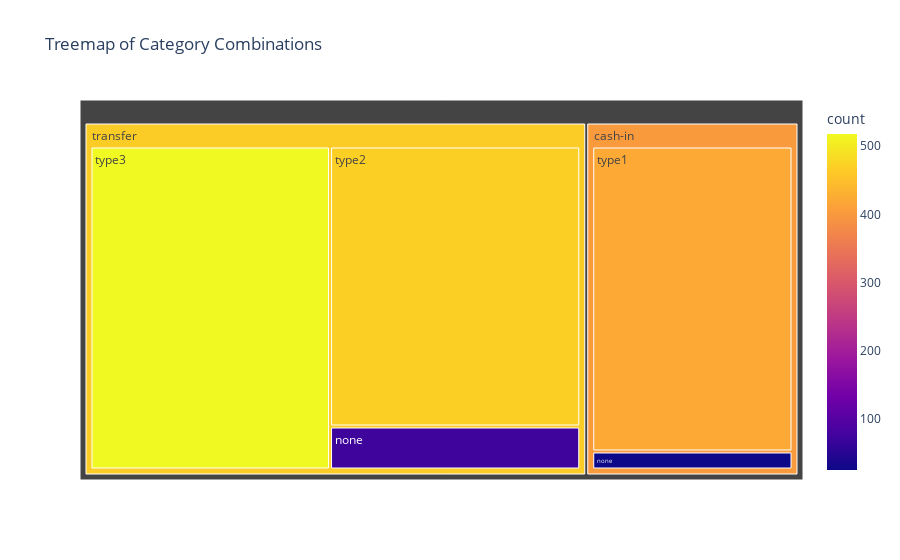

The cell this chart's notebook holds for it:
### Code cell
# Aggregate the data to get the size of each combination of categories
grouped = merged.groupby(['typeofaction', 'typeoffraud']).size().reset_index(name='count')

# Create a treemap
fig = px.treemap(
    grouped,
    path=['typeofaction', 'typeoffraud'],  # Define the hierarchical path
    values='count',  # Define the size of each rectangle
    color='count',  # Color by the count
    color_continuous_scale='Plasma',  # Color scale
    title='Treemap of Category Combinations')
fig.show()

### Figure 1 — Plotly figure (JSON) as saved in the notebook; plotly's stock layout.template omitted (floating-point values rounded to 4 significant figures)
{"data": [{"branchvalues": "total", "customdata": [[25], [72], [423], [469], [518], [400.8], [466.0]], "domain": {"x": [0, 1], "y": [0, 1]}, "hovertemplate": "labels=%{label}<br>count_sum=%{value}<br>parent=%{parent}<br>id=%{id}<br>count=%{color}<extra></extra>", "ids": ["cash-in/none", "transfer/none", "cash-in/type1", "transfer/type2", "transfer/type3", "cash-in", "transfer"], "labels": ["none", "none", "type1", "type2", "type3", "cash-in", "transfer"], "marker": {"coloraxis": "coloraxis", "colors": [25, 72, 423, 469, 518, 400.8, 466.0]}, "name": "", "parents": ["cash-in", "transfer", "cash-in", "transfer", "transfer", "", ""], "type": "treemap", "values": [25, 72, 423, 469, 518, 448, 1059]}], "layout": {"autosize": true, "coloraxis": {"colorbar": {"title": {"text": "count"}}, "colorscale": [[0, "#0d0887"], [0.1111, "#46039f"], [0.2222, "#7201a8"], [0.3333, "#9c179e"], [0.4444, "#bd3786"], [0.5556, "#d8576b"], [0.6667, "#ed7953"], [0.7778, "#fb9f3a"], [0.8889, "#fdca26"], [1, "#f0f921"]]}, "legend": {"tracegroupgap": 0}, "title": {"text": "Treemap of Category Combinations"}}}
